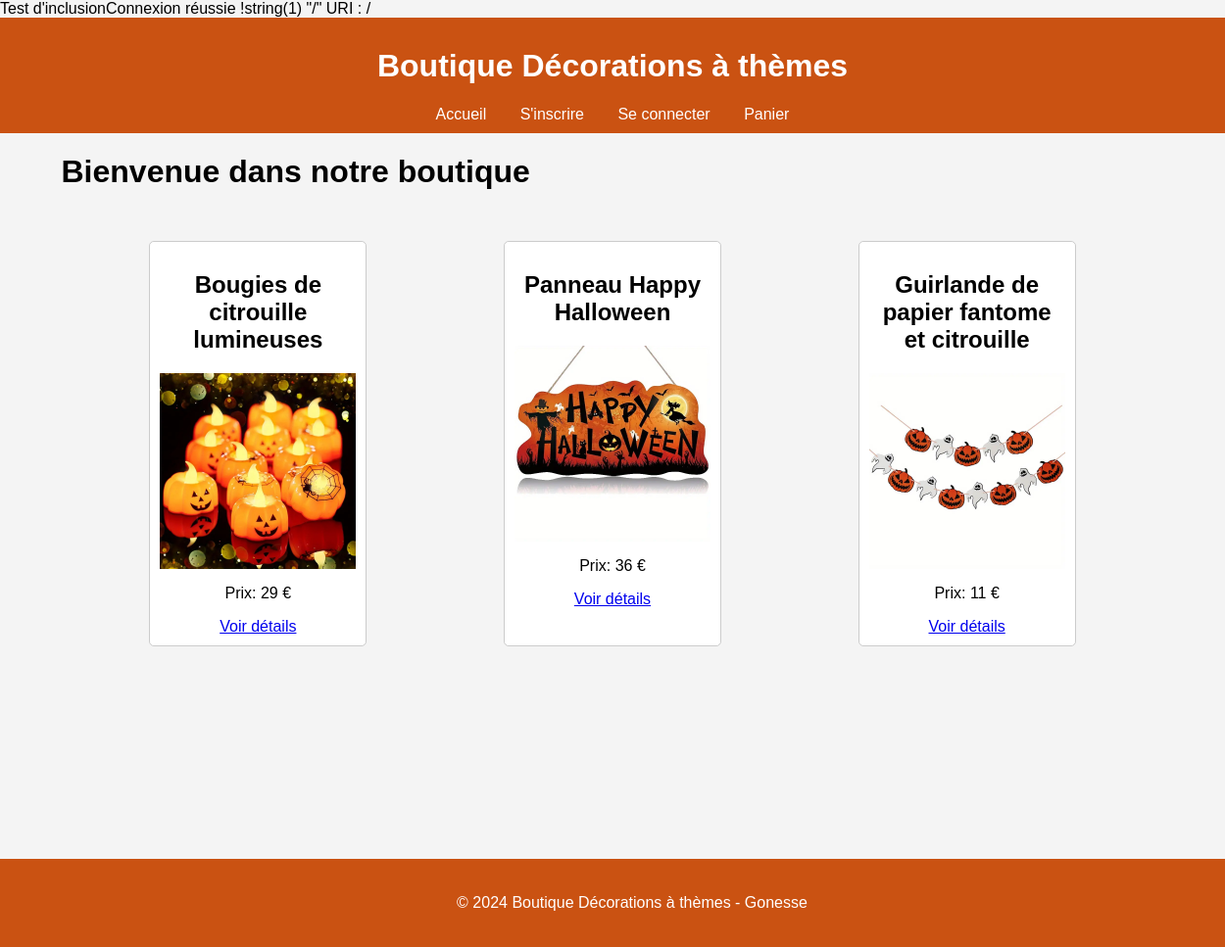
The page / on the database its author committed.
### tables this page shows
CREATE TABLE IF NOT EXISTS `products` (
  `id` int NOT NULL AUTO_INCREMENT,
  `name` varchar(255) NOT NULL,
  `description` text NOT NULL,
  `price` decimal(10,0) NOT NULL,
  `image` varchar(255) NOT NULL,
  PRIMARY KEY (`id`)
);

### controllers/productController.php (called while the page is built, shortened)
<?php
require_once 'C:\wamp64\www\Site_boutique_base\database\db.php';
function getAllProducts() {
global $pdo;
try {
  $sql = "SELECT * FROM products";
  $stmt = $pdo->query($sql);
  return $stmt->fetchAll(PDO::FETCH_ASSOC);
}
catch (PDOException $e) {
  echo "Erreur lors de la récupération des produits: " . $e->getMessage();
  return null;
}
}
function home() {
  $products = getAllProducts();
  include 'C:\wamp64\www\Site_boutique_base\views\index.php';
}
?>

### views/index.php (the view)
<?php include 'C:\wamp64\www\Site_boutique_base\inc\header.php';?>
<h1>Bienvenue dans notre boutique</h1>
<div class="products">
    <?php if (!empty($products)) :?>
        <?php foreach ($products as $product) :?>
            <div class="product">
                <h2><?php echo htmlspecialchars($product['name']); ?></h2>
                <img src="<?php echo $baseUri . "/public/img/" . htmlspecialchars($product['image']); ?>" alt="<?php echo htmlspecialchars($product['name']); ?>" />
                <p>Prix: <?php echo htmlspecialchars($product['price']); ?> €</p>
                <a href="<?php echo $baseUri; ?>/product?id=<?php echo htmlspecialchars($product['id']);?>">Voir détails</a>
            </div>
            <?php endforeach; ?>
            <?php else: ?>
        <p>Aucun produit à afficher pour le moment.</p>
        <?php endif; ?>
</div>
<?php include 'C:\wamp64\www\Site_boutique_base\inc\footer.php'; ?>

### index.php (shortened to what this page needs)
<?php
    echo 'Test d\'inclusion';
    include 'C:\wamp64\www\Site_boutique_base\controllers\router.php';
?>

### database/db.php (shortened to what this page needs)
<?php
try {
    echo "Connexion réussie !";
} catch (PDOException $e) {
    die('Erreur de connexion à la base de données: ' . $e->getMessage());
}
?>

### controllers/router.php (shortened to what this page needs)
<?php
include 'C:\wamp64\www\Site_boutique_base\controllers\productController.php';
$baseUri = '/Site_boutique_base';
$uri = parse_url($_SERVER['REQUEST_URI'], PHP_URL_PATH);
var_dump($uri);
echo 'URI : ' . $uri . '<br>';
$routes = [
    '/'               => 'home',
    '/product'        => 'viewProduct',
    '/admin/register' => 'handleRegister',
    '/admin/login'    => 'handleLogin',
    '/admin/dashboard' => 'dashboard',
    '/admin/orders' => 'viewOrders',
    '/admin/logout' => 'logout',
    '/cart' => 'showCart',
    '/cart/add' => 'addToCart',
    '/checkout' => 'checkout',
];
if (array_key_exists($uri, $routes)) {
    $functionName = $routes[$uri];
    if (function_exists($functionName)) {
        $functionName();
    } else {
        echo 'Fonction non trouvée : ' . htmlspecialchars($functionName);
    }
}
else {
    echo 'Route inconnue : ' . htmlspecialchars($uri);
    include __DIR__ . '/../views/404.php';
}
?>

### inc/header.php (shortened to what this page needs)
<?php
    global $baseUri;
?>
<!DOCTYPE html>
<html lang="fr">
<head>
    <link rel="stylesheet" href="<?php echo $baseUri; ?>/public/css/style.css">
</head>
<body>
    <header>
        <h1>Boutique Décorations à thèmes</h1>
        <nav>
            <a href="<?php echo $baseUri; ?>/">Accueil</a>
            <?php if (!isset($_SESSION['admin'])): ?>
                <a href="<?php echo $baseUri; ?>/admin/register">S'inscrire</a>
                <a href="<?php echo $baseUri; ?>/admin/login">Se connecter</a>
            <?php else: ?>
                <a href="<?php echo $baseUri; ?>/admin/dashboard">Admin</a>
            <?php endif; ?>
            <a href="<?php echo $baseUri; ?>/cart">Panier</a>
        </nav>
    </header>
    <main>

### inc/footer.php (shortened to what this page needs)
<!DOCTYPE html>
<html lang="fr">
<head>
    <link rel="stylesheet" href="/public/css/style.css">
    </main>
    <footer>
        <p>&copy; 2024 Boutique Décorations à thèmes - Gonesse</p>
    </footer>
</body>
</html>

### public/css/style.css (style rules this page uses)
body { font-family: Arial, sans-serif; margin: 0; padding: 0; background-color: #f4f4f4; }
header { background: #ca5212; color: #ffffff; padding: 10px 20px; text-align: center; }
nav a { color: #ffffff; margin: 0 15px; text-decoration: none; }
main { height: 70vh; max-width: 90%; margin: auto; }
.products { display: flex; flex-wrap: wrap; justify-content: space-around; padding: 20px; }
.product { border: 1px solid #ccc; border-radius: 5px; padding: 10px; margin: 10px; background: #ffffff; width: 200px; text-align: center; }
.product img { max-width: 100%; height: auto; }
footer { text-align: center; padding: 20px; background: #ca5212; color: #ffffff; z-index: 1; width: 100%; bottom: 0; margin-top: 10rem; }

### rows shown on the page
products: name "Bougies de citrouille lumineuses", image (picture), price "29"
products: name "Panneau Happy Halloween", image (picture), price "36"
products: name "Guirlande de papier fantome et citrouille", image (picture), price "11"

### other values the page prints
$uri "/"
